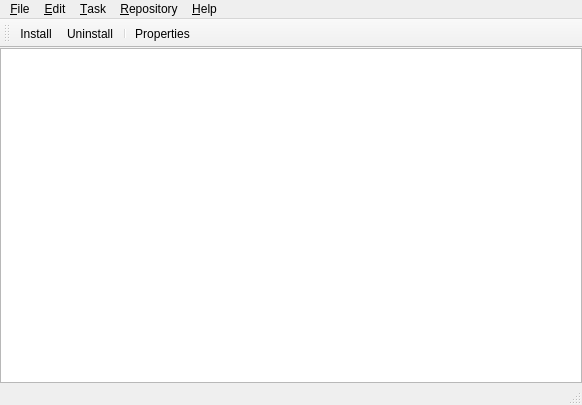
<?xml version="1.0" encoding="UTF-8"?>
<ui version="4.0">
 <class>MainWindow</class>
 <widget class="QMainWindow" name="MainWindow">
  <property name="geometry">
   <rect>
    <x>0</x>
    <y>0</y>
    <width>582</width>
    <height>405</height>
   </rect>
  </property>
  <property name="windowTitle">
   <string>MiKTeX Package Manager</string>
  </property>
  <property name="windowIcon">
   <iconset resource="mpm.qrc">
    <normaloff>:/Icons/miktex-32x32.png</normaloff>:/Icons/miktex-32x32.png</iconset>
  </property>
  <widget class="QWidget" name="centralwidget">
   <layout class="QVBoxLayout" name="verticalLayout">
    <property name="spacing">
     <number>0</number>
    </property>
    <property name="leftMargin">
     <number>0</number>
    </property>
    <property name="topMargin">
     <number>0</number>
    </property>
    <property name="rightMargin">
     <number>0</number>
    </property>
    <property name="bottomMargin">
     <number>0</number>
    </property>
    <item>
     <widget class="QTreeView" name="treeView">
      <property name="selectionMode">
       <enum>QAbstractItemView::ExtendedSelection</enum>
      </property>
      <property name="rootIsDecorated">
       <bool>false</bool>
      </property>
      <property name="sortingEnabled">
       <bool>true</bool>
      </property>
     </widget>
    </item>
   </layout>
  </widget>
  <widget class="QMenuBar" name="menubar">
   <property name="geometry">
    <rect>
     <x>0</x>
     <y>0</y>
     <width>582</width>
     <height>21</height>
    </rect>
   </property>
   <widget class="QMenu" name="menuFile">
    <property name="title">
     <string>&amp;File</string>
    </property>
    <addaction name="actionProperties"/>
    <addaction name="actionExit"/>
   </widget>
   <widget class="QMenu" name="menuHelp">
    <property name="title">
     <string>&amp;Help</string>
    </property>
    <addaction name="actionAbout"/>
   </widget>
   <widget class="QMenu" name="menuRepository">
    <property name="title">
     <string>&amp;Repository</string>
    </property>
    <addaction name="actionChangeRepository"/>
    <addaction name="actionSynchronize"/>
   </widget>
   <widget class="QMenu" name="menu_Edit">
    <property name="title">
     <string>&amp;Edit</string>
    </property>
    <addaction name="actionSelectAll"/>
    <addaction name="actionSelectInstallablePackages"/>
   </widget>
   <widget class="QMenu" name="menu_Task">
    <property name="title">
     <string>&amp;Task</string>
    </property>
    <addaction name="actionInstall"/>
    <addaction name="actionUninstall"/>
   </widget>
   <addaction name="menuFile"/>
   <addaction name="menu_Edit"/>
   <addaction name="menu_Task"/>
   <addaction name="menuRepository"/>
   <addaction name="menuHelp"/>
  </widget>
  <widget class="QStatusBar" name="statusbar"/>
  <widget class="QToolBar" name="toolBar">
   <property name="windowTitle">
    <string>toolBar</string>
   </property>
   <property name="toolButtonStyle">
    <enum>Qt::ToolButtonIconOnly</enum>
   </property>
   <attribute name="toolBarArea">
    <enum>TopToolBarArea</enum>
   </attribute>
   <attribute name="toolBarBreak">
    <bool>false</bool>
   </attribute>
   <addaction name="actionInstall"/>
   <addaction name="actionUninstall"/>
   <addaction name="separator"/>
   <addaction name="actionProperties"/>
  </widget>
  <action name="actionExit">
   <property name="text">
    <string>E&amp;xit</string>
   </property>
   <property name="statusTip">
    <string>Quits the application.</string>
   </property>
  </action>
  <action name="actionAbout">
   <property name="text">
    <string>&amp;About MiKTeX Package Manager</string>
   </property>
   <property name="iconText">
    <string>About</string>
   </property>
   <property name="toolTip">
    <string>About</string>
   </property>
   <property name="statusTip">
    <string>Show version number and copying conditions.</string>
   </property>
  </action>
  <action name="actionChangeRepository">
   <property name="text">
    <string>&amp;Change Package Repository...</string>
   </property>
   <property name="statusTip">
    <string>Starts the repository wizard.</string>
   </property>
  </action>
  <action name="actionSynchronize">
   <property name="text">
    <string>&amp;Synchronize</string>
   </property>
   <property name="statusTip">
    <string>Synchronizes the package database.</string>
   </property>
  </action>
  <action name="actionProperties">
   <property name="icon">
    <iconset resource="mpm.qrc">
     <normaloff>:/Icons/package-properties-16x16.png</normaloff>:/Icons/package-properties-16x16.png</iconset>
   </property>
   <property name="text">
    <string>&amp;Properties</string>
   </property>
   <property name="iconText">
    <string>Properties</string>
   </property>
   <property name="statusTip">
    <string>Shows package properties.</string>
   </property>
  </action>
  <action name="actionSelectAll">
   <property name="text">
    <string>Select &amp;All</string>
   </property>
   <property name="statusTip">
    <string>Selects all packages.</string>
   </property>
   <property name="shortcut">
    <string>Ctrl+A</string>
   </property>
  </action>
  <action name="actionSelectInstallablePackages">
   <property name="text">
    <string>Select &amp;Installable Packages</string>
   </property>
   <property name="statusTip">
    <string>Selects packages which are not yet installed.</string>
   </property>
  </action>
  <action name="actionInstall">
   <property name="icon">
    <iconset resource="mpm.qrc">
     <normaloff>:/Icons/package-install-16x16.png</normaloff>:/Icons/package-install-16x16.png</iconset>
   </property>
   <property name="text">
    <string>&amp;Install...</string>
   </property>
   <property name="statusTip">
    <string>Installs the selected packages.</string>
   </property>
   <property name="shortcut">
    <string>+</string>
   </property>
  </action>
  <action name="actionUninstall">
   <property name="icon">
    <iconset resource="mpm.qrc">
     <normaloff>:/Icons/package-uninstall-16x16.png</normaloff>:/Icons/package-uninstall-16x16.png</iconset>
   </property>
   <property name="text">
    <string>&amp;Uninstall...</string>
   </property>
   <property name="statusTip">
    <string>Uninstalls the selected packages.</string>
   </property>
   <property name="shortcut">
    <string>-</string>
   </property>
  </action>
  <action name="actionFilter">
   <property name="text">
    <string>&amp;Filter</string>
   </property>
   <property name="toolTip">
    <string>Apply the filter</string>
   </property>
   <property name="statusTip">
    <string>Applies the filter on the package list view.</string>
   </property>
  </action>
 </widget>
 <resources>
  <include location="mpm.qrc"/>
 </resources>
 <connections>
  <connection>
   <sender>actionExit</sender>
   <signal>triggered()</signal>
   <receiver>MainWindow</receiver>
   <slot>close()</slot>
   <hints>
    <hint type="sourcelabel">
     <x>-1</x>
     <y>-1</y>
    </hint>
    <hint type="destinationlabel">
     <x>399</x>
     <y>299</y>
    </hint>
   </hints>
  </connection>
  <connection>
   <sender>actionSelectAll</sender>
   <signal>triggered()</signal>
   <receiver>treeView</receiver>
   <slot>selectAll()</slot>
   <hints>
    <hint type="sourcelabel">
     <x>-1</x>
     <y>-1</y>
    </hint>
    <hint type="destinationlabel">
     <x>303</x>
     <y>212</y>
    </hint>
   </hints>
  </connection>
 </connections>
</ui>
